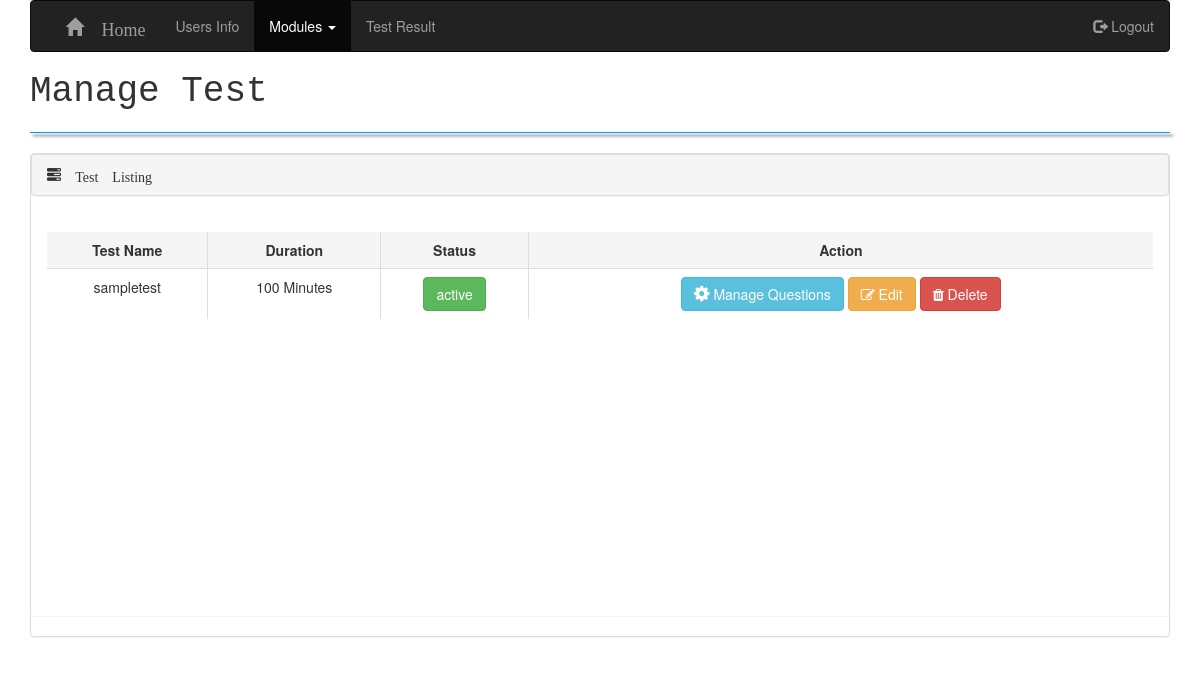
Page /MCQ/manageTest.php (signed in) on the committed database.
### tables this page shows
CREATE TABLE `tests` (
  `uid` int(11) NOT NULL,
  `name` varchar(30) NOT NULL,
  `duration_minutes` int(11) NOT NULL,
  `active_flag` varchar(10) NOT NULL
);

### MCQ/manageTest.php (the view, shortened to what this page needs)
<!DOCTYPE html>
<html lang="en">
	<head>
		<link rel="stylesheet" href="https://maxcdn.bootstrapcdn.com/bootstrap/3.3.7/css/bootstrap.min.css">
		<link rel="stylesheet" href="https://cdnjs.cloudflare.com/ajax/libs/font-awesome/4.7.0/css/font-awesome.min.css">
	</head>
	<body>
		<div class="container">
			<nav class="navbar navbar-inverse">
				<div class="container-fluid">
					<ul class="nav navbar-nav">
						<li>	&nbsp;	&nbsp;	&nbsp;</li>
						<li><a class="navbar-brand glyphicon glyphicon-home" href="adminHome.php">  Home</a></li>
						<li><a href="userInfo.php">Users Info</a></li>
						<li class="dropdown active"><a class="dropdown-toggle" data-toggle="dropdown" href="#">Modules <span class="caret"></span></a>
						</li>
						<li><a href="testResult.php">Test Result</a></li>
					</ul>
					<ul class="nav navbar-nav navbar-right">
						<li><a href="logout.php"><span class="glyphicon glyphicon-log-out"></span> Logout</a></li>
					</ul>
				</div>
			</nav>
			<h1 style="font-family: monospace;">Manage Test</h1>
			<hr>
			<div class="panel panel-default">
				<div class="panel panel-heading">
					<span class="glyphicon glyphicon-tasks">&nbsp;Test Listing</span>
				</div>
				<div class="panel panel-body" style="height:400px;">
					<table class="table table-hover table-bordered">
						<thead>
							<tr class="active">
								<th style="text-align: center;">Test Name</th>
								<th style="text-align: center;">Duration</th>
								<th style="text-align: center;">Status</th>
								<th style="text-align: center;">Action</th>
							</tr>
						</thead>
						<tbody>
							<?php
								include_once('db_connect.php');
								$tr="";
								$sql_query="SELECT * FROM tests";
								$result=mysqli_query($db_conn,$sql_query);
								while($row=mysqli_fetch_assoc($result))
								{
									$uid=$row['uid'];
									$test=$row['name'];
									$duration=$row['duration_minutes']." Minutes";
									$status=$row['active_flag'];
									if($status=="active")
									{
										$tr .= "<tr>
												<td><center> $test </center></td>
												<td><center> $duration </center></td>
												<td><center> <button class=\"btn btn-success\" onclick=\"change_status($uid);\"> $status </button> </center></td>
												<td><center> <a class=\"btn btn-info\" href=\"manageQuestions.php?uid=$uid\"><i class=\"fa fa-gear fa-spin\" style=\"font-size:18px\"></i>&nbsp;Manage Questions</a> <a class=\"btn btn-warning\" href=\"editTest.php?uid=$uid\"><i class=\"fa fa-edit\"></i>&nbsp;Edit</a> <button class=\"btn btn-danger\" onclick=\"delete_test($uid);\"><i class=\"fa fa-trash\"></i>&nbsp;Delete</button> </center></td>
											</tr>";
									}
								}
								echo $tr;
							?>
						</tbody>
					</table>
				</div>
			</div>
		</div>
	</body>
</html>

### MCQ/manageTest.php (style rules this page uses)
hr { box-shadow: 3px 3px 3px; size: 10px; border-color: #0099ff; }

### rows in the picture
tests: name "sampletest", duration_minutes "100 Minutes", active_flag "active"
